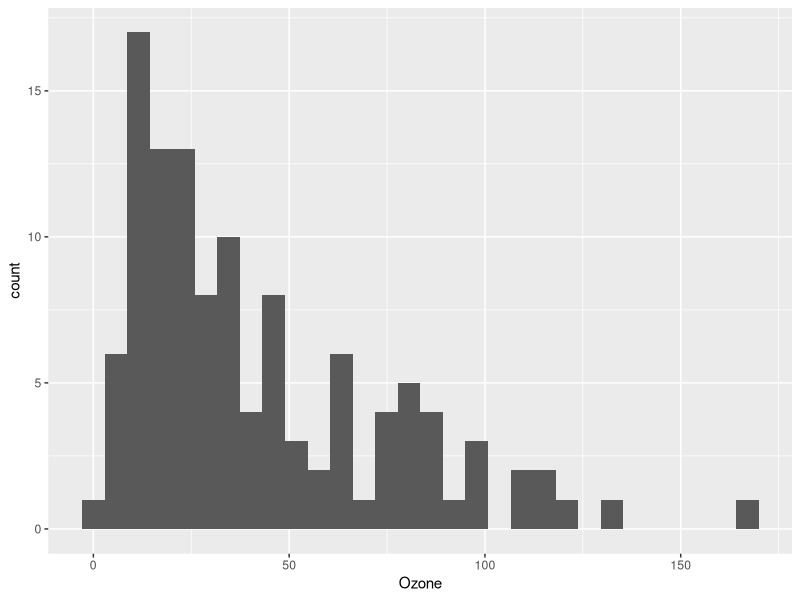
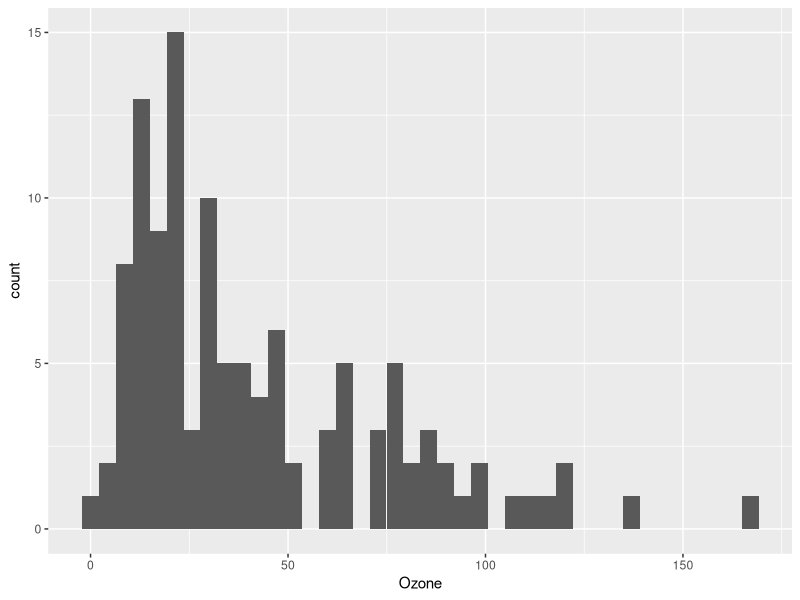
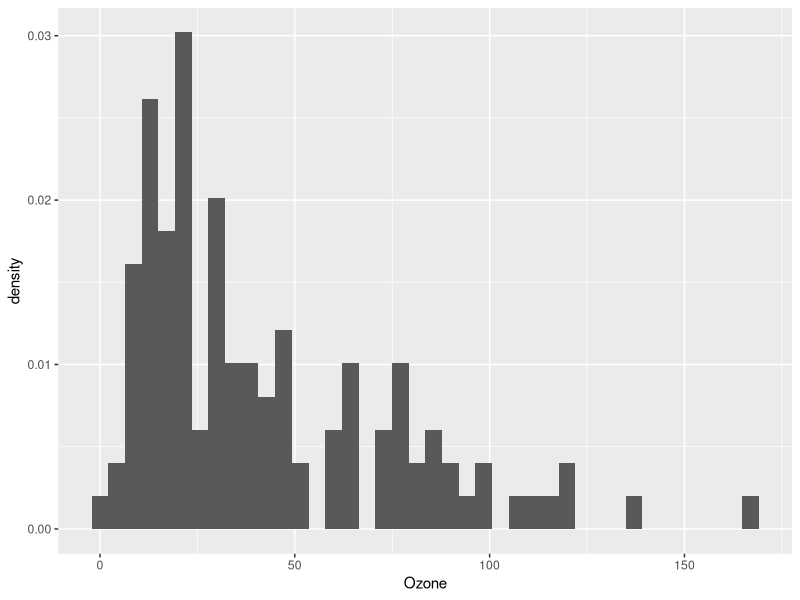
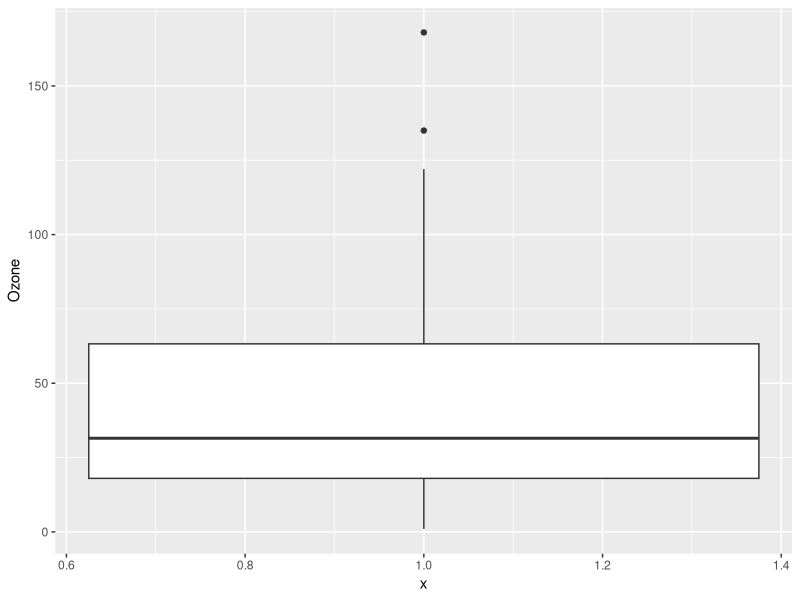
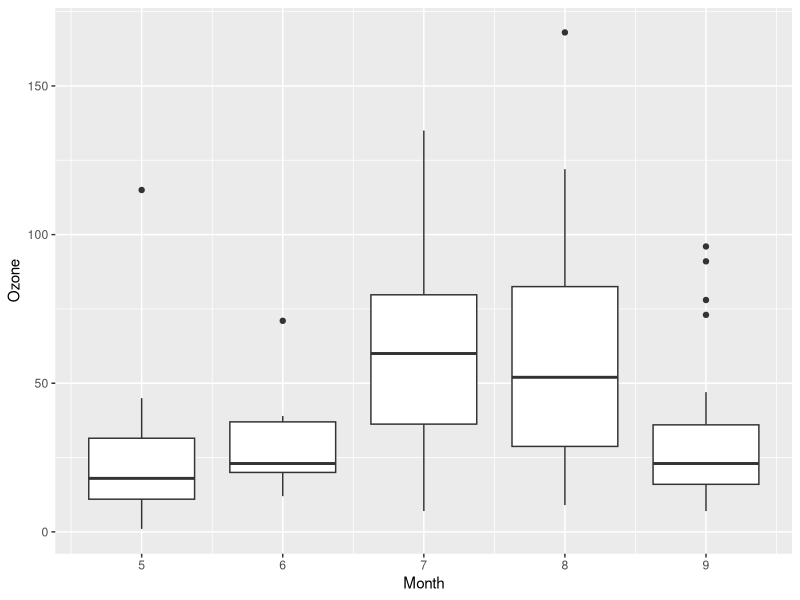
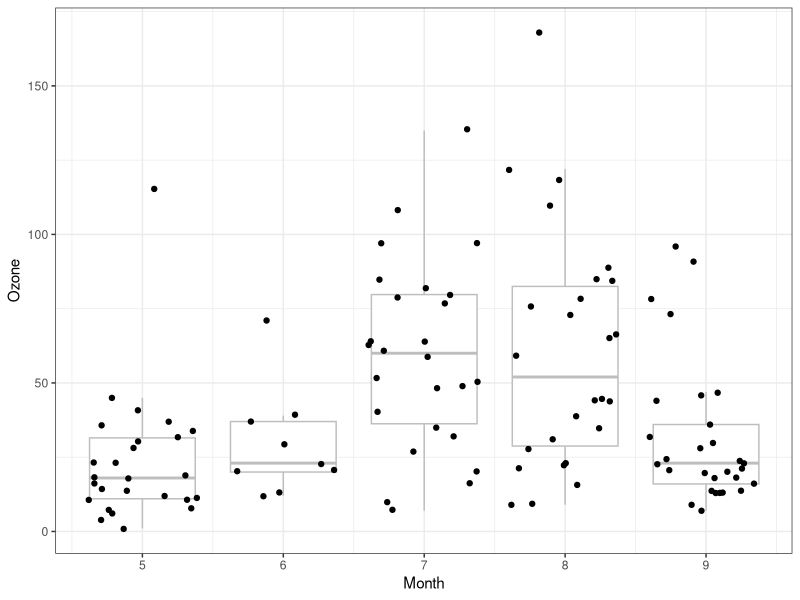
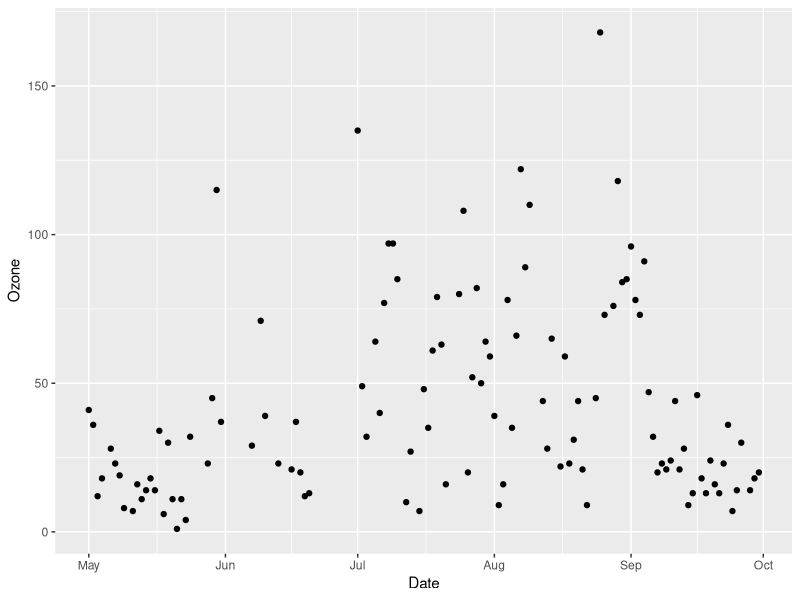
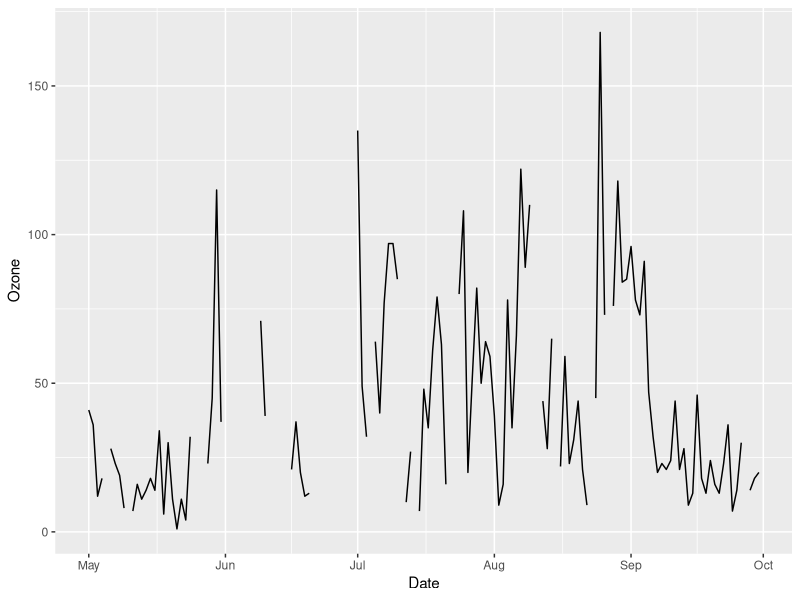

The R script that drew these images, in order:
## ---- eval=FALSE--------------------------------------------------------------
## install.packages("tidyverse")


## ---- eval=FALSE--------------------------------------------------------------
## install.packages(c("dplyr","tidyr","ggplot2"))


## ---- eval=FALSE--------------------------------------------------------------
## library("dplyr")
## library("tidyr")
## library("ggplot2")


## -----------------------------------------------------------------------------
library("tidyverse")


## -----------------------------------------------------------------------------
dim(airquality)
head(airquality)
tail(airquality)
summary(airquality)


## ---- eval=FALSE--------------------------------------------------------------
## ?airquality


## -----------------------------------------------------------------------------
airquality <- airquality %>%
  mutate(Date = as.Date(paste("1973",Month,Day,sep="/"))) 


## -----------------------------------------------------------------------------
ggplot(airquality,     # data.frame containing the data
       aes(x=Ozone)) + # a column name from the data.frame
  geom_histogram()     # create a histogram


## -----------------------------------------------------------------------------
ggplot(airquality, aes(x=Ozone)) + 
  geom_histogram(bins = 40)


## -----------------------------------------------------------------------------
ggplot(airquality, aes(x=Ozone)) + 
  geom_histogram(aes(y=..density..), bins = 40)




## -----------------------------------------------------------------------------
ggplot(airquality,     
       aes(x=1,y=Ozone)) + 
  geom_boxplot()     


## -----------------------------------------------------------------------------
ggplot(airquality,     
       aes(x=Month, y=Ozone, group=Month)) + 
  geom_boxplot()     


## -----------------------------------------------------------------------------
ggplot(airquality,     
       aes(x=Month, y=Ozone, group=Month)) + 
  geom_boxplot(color='grey',                 # make the boxes not so obvious
               outlier.shape = NA) +         # remove outliers, 
  geom_jitter() +                            # because they get plotted here
  theme_bw()                                 # Change the theme to remove gray




## -----------------------------------------------------------------------------
ggplot(airquality, aes(x = Date, y = Ozone)) +
  geom_point()


## -----------------------------------------------------------------------------
ggplot(airquality, aes(x = Date, y = Ozone)) +
  geom_line()


## -----------------------------------------------------------------------------
ggplot(airquality, aes(x = Solar.R, y = Ozone)) +
  geom_point()




## -----------------------------------------------------------------------------
ggplot(airquality,     
       aes(x=Month, y=Ozone, group=Month)) + 
  geom_point() 


## -----------------------------------------------------------------------------
ggplot(airquality,     
       aes(x=Month, y=Ozone, group=Month)) + 
  geom_jitter() 


## -----------------------------------------------------------------------------
ggplot(airquality,     
       aes(x=Month, y=Ozone, group=Month)) + 
  geom_boxplot(color='grey',                 # make the boxes not so obvious
               outlier.shape = NA) +         # remove outliers, 
  geom_point() +                             # because they get plotted here
  theme_bw()                                 # Change the theme to remove gray


## -----------------------------------------------------------------------------
ggplot(airquality,     
       aes(x=Month, y=Ozone, group=Month)) + 
  geom_boxplot(color='grey',                 # make the boxes not so obvious
               outlier.shape = NA) +         # remove outliers, 
  geom_jitter() +                            # because they get plotted here
  theme_bw()                                 # Change the theme to remove gray




## -----------------------------------------------------------------------------
airquality_long <- airquality %>%
  select(-Month, -Day) %>%              # Remove these columns
  tidyr::gather(response, value, -Date)


## -----------------------------------------------------------------------------
dim(airquality)
dim(airquality_long)

head(airquality_long)
summary(airquality_long)
table(airquality_long$response)


## -----------------------------------------------------------------------------
ggplot(airquality_long, 
       aes(x = Date, y = value, 
           linetype = response,
           color = response, 
           group = response)) +
  geom_line()


## -----------------------------------------------------------------------------
ggplot(airquality_long, aes(Date, value)) +
  geom_point() + 
  facet_wrap(~response)


## -----------------------------------------------------------------------------
ggplot(airquality_long, aes(Date, value)) +
  geom_line() + 
  facet_wrap(~response,scales="free_y")


## -----------------------------------------------------------------------------
airquality2 <- airquality_long %>%
  tidyr::spread(response, value)


## -----------------------------------------------------------------------------
g <- ggplot(airquality2,
       aes(x = Temp, y = Wind)) +
  geom_point()

g # Then you can see the plot by just typing the object name


## -----------------------------------------------------------------------------
g <- g +
  labs(x = "Temperature (F)",
       y = "Wind speed (mph)",
       title = "New York (May-September 1973)")

g


## -----------------------------------------------------------------------------
g <- g + theme_bw()
g


## -----------------------------------------------------------------------------
g <- g + geom_smooth(method="lm")
g


## -----------------------------------------------------------------------------
ggplot(airquality2,
       aes(x = Temp, y = Wind)) +
  geom_point() +
  geom_smooth(method = "lm") + 
  labs(x = "Temperature (F)",
       y = "Wind speed (mph)",
       title = "New York (May-September 1973)") + 
  theme_bw()




## ----eval=FALSE---------------------------------------------------------------
## ggsave(filename = "plot.png", plot = g, width = 5, height = 4)
